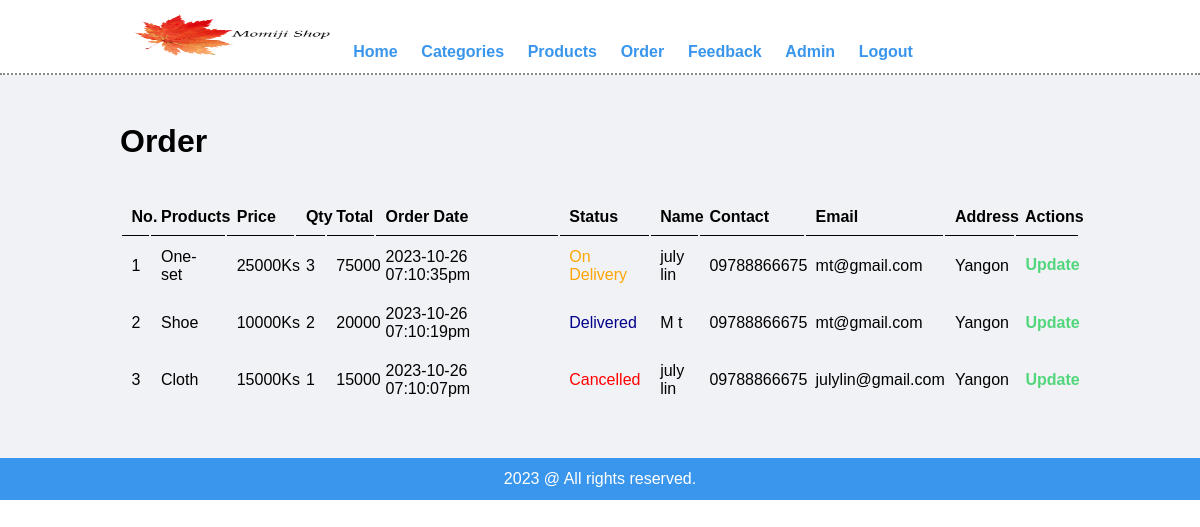
/admin/order.php (signed in), run on the app's committed database.
### tables this page shows
CREATE TABLE `tblorder` (
  `id` int(1) NOT NULL,
  `product` varchar(255) NOT NULL,
  `price` int(255) NOT NULL,
  `qty` int(255) NOT NULL,
  `total` int(255) NOT NULL,
  `order_date` varchar(255) NOT NULL,
  `status` varchar(255) NOT NULL,
  `customer_name` varchar(255) NOT NULL,
  `customer_contact` varchar(255) NOT NULL,
  `customer_email` varchar(255) NOT NULL,
  `customer_address` varchar(255) NOT NULL
);

### admin/order.php (the view, shortened to what this page needs)
<?php include("part/header.php"); ?>
        <div class="main-content">
            <div class="wrapper">
                <h1>Order</h1><br><br>
                <table class="tbl-full">
                    <tr>
                        <th>No.</th>
                        <th>Products</th>
                        <th>Price</th>
                        <th>Qty</th>
                        <th>Total</th>
                        <th>Order Date</th>
                        <th>Status</th>
                        <th>Name</th>
                        <th>Contact</th>
                        <th>Email</th>
                        <th>Address</th>
                        <th>Actions</th>
                    </tr>
                    <?php
                        $sql = "SELECT * FROM tblorder ORDER BY id DESC";
                        $res = mysqli_query($conn, $sql);
                        $count = mysqli_num_rows($res);
                        $i = 1;
                        if($count>0){
                            while($row=mysqli_fetch_assoc($res)){
                                $id = $row['id'];
                                $product = $row['product'];
                                $price = $row['price'];
                                $qty = $row['qty'];
                                $total = $row['total'];
                                $order_date = $row['order_date'];
                                $status = $row['status'];
                                $customer_name = $row['customer_name'];
                                $customer_contact = $row['customer_contact'];
                                $customer_email = $row['customer_email'];
                                $customer_address = $row['customer_address'];
                                ?>
                                    <tr>
                                        <td><?php echo $i++;?></td>
                                        <td><?php echo $product; ?></td>
                                        <td><?php echo $price; ?>Ks</td>
                                        <td><?php echo $qty; ?></td>
                                        <td><?php echo $total; ?></td>
                                        <td><?php echo $order_date; ?></td>
                                        <td>
                                            <?php
                                                if($status=="Ordered"){
                                                    echo "<label style='color:green;'>$status</label>";
                                                }elseif($status=="On Delivery"){
                                                    echo "<label style='color: orange;'>$status</label>";
                                                }elseif($status=="Delivered"){
                                                    echo "<label style='color: darkblue;'>$status</label>";
                                                }elseif($status=="Cancelled"){
                                                    echo "<label style='color:red;'>$status</label>";
                                                }
                                            ?>
                                        </td>
                                        <td><?php echo $customer_name; ?></td>
                                        <td><?php echo $customer_contact; ?></td>
                                        <td><?php echo $customer_email; ?></td>
                                        <td><?php echo $customer_address; ?></td>
                                        <td>
                                            <a href="<?php echo SITE; ?>admin/update_order.php?id=<?php echo $id; ?>" class="btn-secondary">Update </a>
                                        </td>
                                    </tr>
                                <?php
                            }
                        }else{
                            echo "<tr><td colspan='12'>Orders not avaliable.</td></tr>";
                        }
                    ?>
                </table>
            </div>
        </div>
<?php include("part/footer.php"); ?>

### admin/css/adminstyle.css (style rules this page uses)
* { margin: 0; padding: 0; font-family: Arial, Helvetica, sans-serif; }
.wrapper { padding: 1%; width: 80%; margin: 0 auto; }
.tbl-full { width: 100%; }
table tr th { border-bottom: 1px solid black; padding: 1%; text-align: left; }
table tr td { padding: 1%; }
.btn-secondary { color: #52d67c; padding: 1%; text-decoration: none; font-weight: bold; }
.main-content { background-color: #f1f2f6; padding: 3% 0; }

### data on the page
tblorder: product "One-set", price "25000", qty "3", total "75000", order_date "2023-10-26 07:10:35pm", status "On Delivery", customer_name "july lin", customer_contact "09788866675", customer_email "mt@gmail.com", customer_address "Yangon"
tblorder: product "Shoe", price "10000", qty "2", total "20000", order_date "2023-10-26 07:10:19pm", status "Delivered", customer_name "M t", customer_contact "09788866675", customer_email "mt@gmail.com", customer_address "Yangon"
tblorder: product "Cloth", price "15000", qty "1", total "15000", order_date "2023-10-26 07:10:07pm", status "Cancelled", customer_name "july lin", customer_contact "09788866675", customer_email "julylin@gmail.com", customer_address "Yangon"
